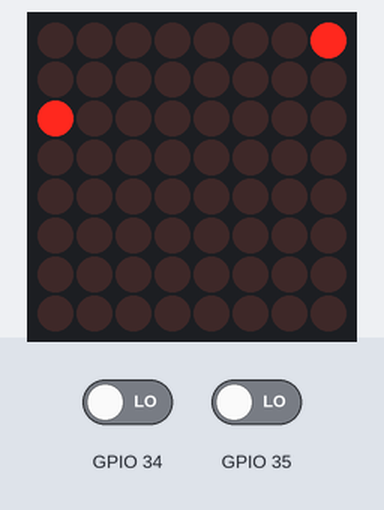
This sketch was run on a simulated ESP32. Shown: 8×8 LED matrix. The test bench sets the inputs (shaded band); at power-on: GPIO 34 LOW, GPIO 35 LOW. What the sketch prints to the serial monitor is not drawn.

Above: at 1.2 s.

The sketch:

pins_matrix_encoder.ino
```cpp
// expect: cols=8
// expect: compteur=4
// expect: compteur=-2
// module: {"type":"max7219m","pins":{"DIN":"D23","CLK":"D18","CS":"D5"}}
// module: {"type":"ky040","pins":{"CLK":"D34","DT":"D35"}}
// screen: {"type":"max7219m","on":true,"mat":[1,0,128,0,0,0,0,0]}
// event: 2500 encTurn ky040 [1, 2]
// event: 3500 encTurn ky040 [-1, 3]
// run-ms: 9000
// Sur l'ESP32 dans QEMU : matrice MAX7219 (MD_MAX72XX en SPI matériel, module FC-16 : la colonne 0 est à droite ;
// LedControl ne compile pas pour l'ESP32), codeur KY-040 lu par interruption sur CLK (deux fronts de CLK par cran).
#include <MD_MAX72xx.h>
#include <SPI.h>
MD_MAX72XX mx = MD_MAX72XX(MD_MAX72XX::FC16_HW, 5, 1);
volatile int compteur = 0;
int montre = 0;
void IRAM_ATTR tourne() { if (digitalRead(35) != digitalRead(34)) compteur++; else compteur--; }
void setup() {
  Serial.begin(115200);
  mx.begin();
  mx.control(MD_MAX72XX::INTENSITY, 2);
  mx.clear();
  mx.setPoint(0, 0, true);
  mx.setPoint(2, 7, true);
  Serial.print("cols="); Serial.println(mx.getColumnCount());
  pinMode(34, INPUT); pinMode(35, INPUT);
  attachInterrupt(digitalPinToInterrupt(34), tourne, CHANGE);
}
void loop() {
  noInterrupts(); int c = compteur; interrupts();
  if (c != montre) { montre = c; Serial.print("compteur="); Serial.println(c); }
}
```
